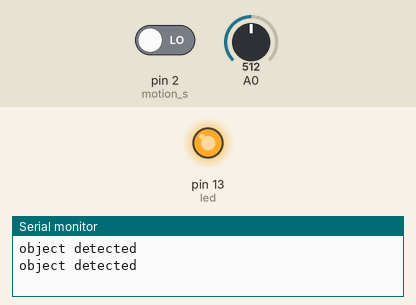
Recording of a sketch running on a simulated Arduino Uno, built with avr-gcc and run on an emulated ATmega328P. On the bench: output pins drawn as LEDs (lit = HIGH), the last lines printed to the serial monitor. Dashed ring = blinking. The test bench sets the inputs (shaded band); at power-on: pin 2 (motion_s) LOW, A0 = 512.

Above: at 2.8 s.
2.9 s: pin 2 (motion_s) driven HIGH
7.6 s: pin 2 (motion_s) driven LOW
At 8.7 s:
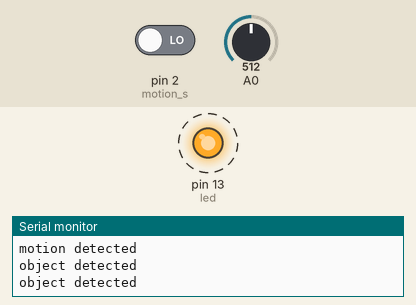
11.1 s: A0 set to 106
14.6 s: A0 set to 90
At 16.8 s:
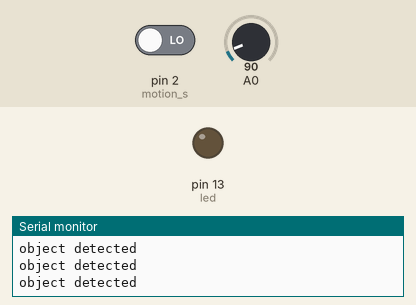
Timing chart, 0 to 18.3 s (numbered marks = the images above; inputs shaded):
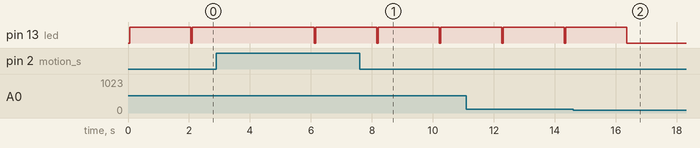

Measured:
- the behaviour switches between 101 and 100 on A0 (found by bisection; images 1 and 2)
- after the input at 14.6 s, pin 13 (led): goes on until 16.4 s, then stays LOW

The sketch:

test2.ino
```cpp
#define led 13
#define motion_s 2


int distance;


void setup() {
Serial.begin(9600);
pinMode(led,OUTPUT);
pinMode(motion_s,INPUT);

digitalWrite(led,0);
}//setup

void loop() {
distance=analogRead(A0);
delay(50);

if (distance>100){
  Serial.println("object detected");
  digitalWrite(led,1);
  delay(2000);
  digitalWrite(led,0);
}

if (digitalRead(motion_s)==1){
  Serial.println("motion detected");
  digitalWrite(led,1);
  delay(2000);
  digitalWrite(led,0);
}

}//lop
```
